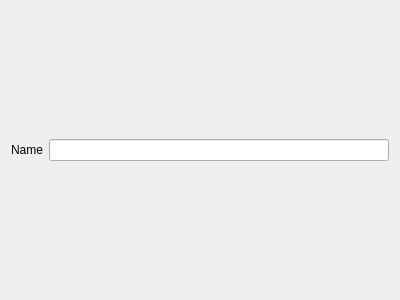
<?xml version="1.0" encoding="UTF-8"?>
<ui version="4.0">
 <class>FarmDialog</class>
 <widget class="QDialog" name="FarmDialog">
  <property name="geometry">
   <rect>
    <x>0</x>
    <y>0</y>
    <width>400</width>
    <height>300</height>
   </rect>
  </property>
  <property name="windowTitle">
   <string>Dialog</string>
  </property>
  <layout class="QHBoxLayout" name="horizontalLayout">
   <item>
    <widget class="QLabel" name="label">
     <property name="text">
      <string>Name</string>
     </property>
    </widget>
   </item>
   <item>
    <widget class="QLineEdit" name="nameEdit"/>
   </item>
  </layout>
 </widget>
 <resources/>
 <connections/>
</ui>
